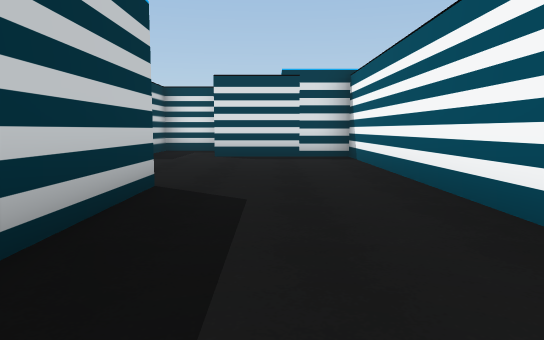
View 1 (above)

24 first-person views from a walk through a 3-D level made in the Unity game engine. The camera is 1.2 m above the floor, tilts 6° down and sees 70° across. The floor is counted in squares, 2 m on a side. Each view is taken from the middle of a square. On the plan, view 1 faces up. The plan holds only what a view shows up to about 11 squares ahead; the rest is blank. The place goes on beyond the plan. The player character is not drawn. Door leaves are left out, so doorways stand open.

View 2
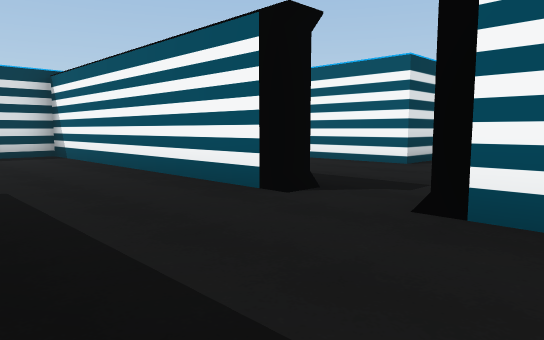

View 3
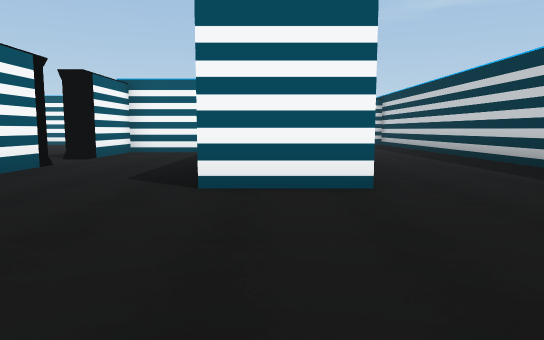

View 4
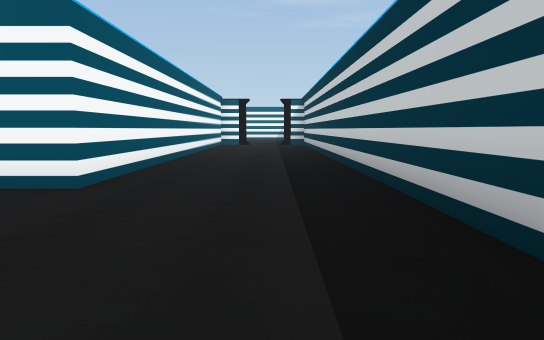

View 5
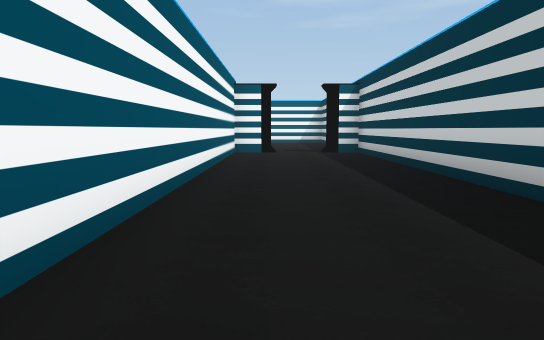

View 6
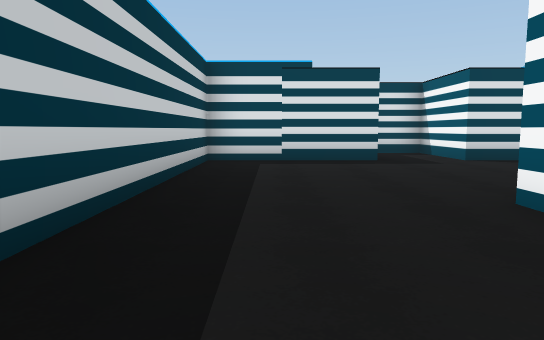

View 7
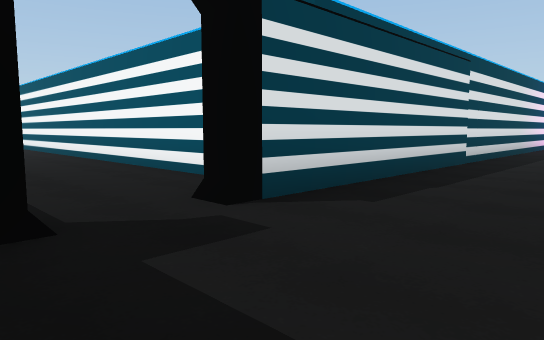

View 8
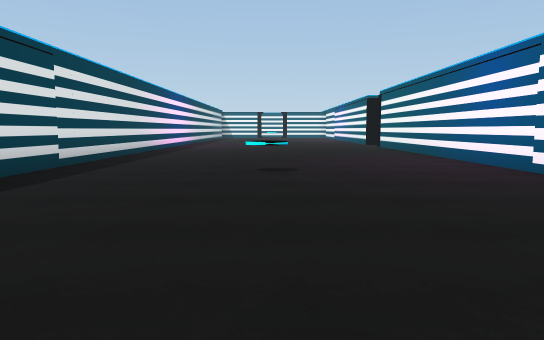

View 9
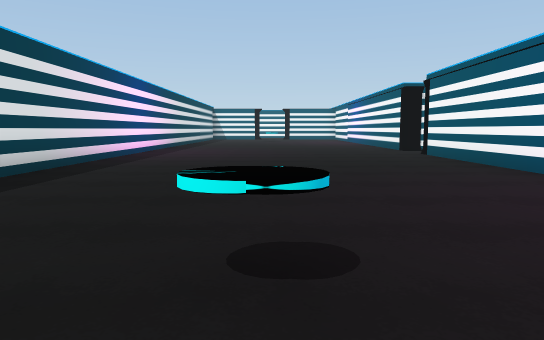

View 10
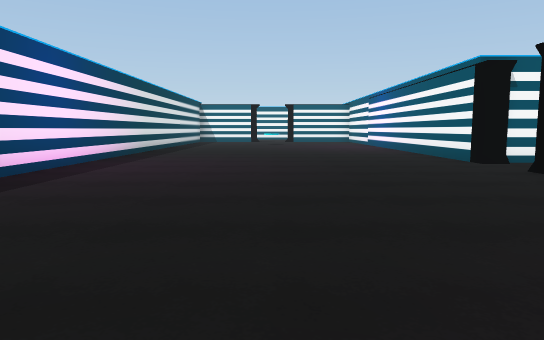

View 11
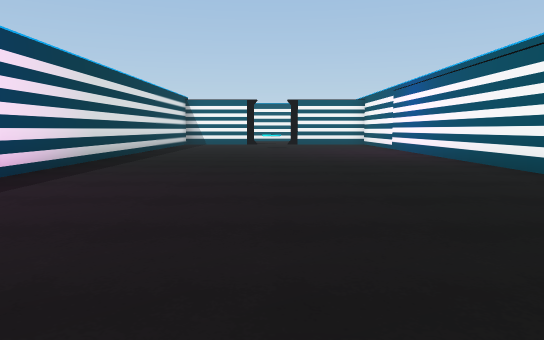

View 12
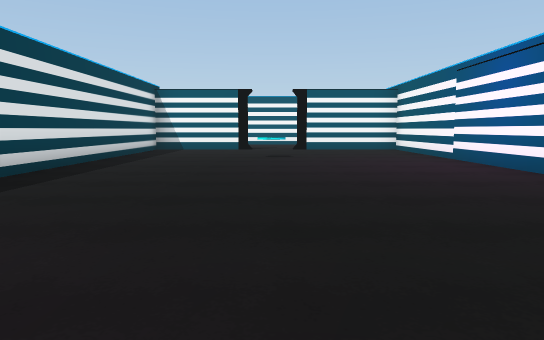

View 13
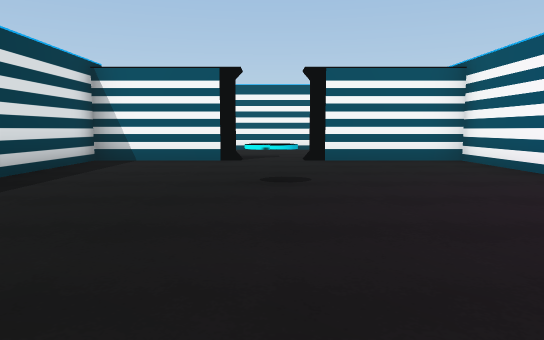

View 14
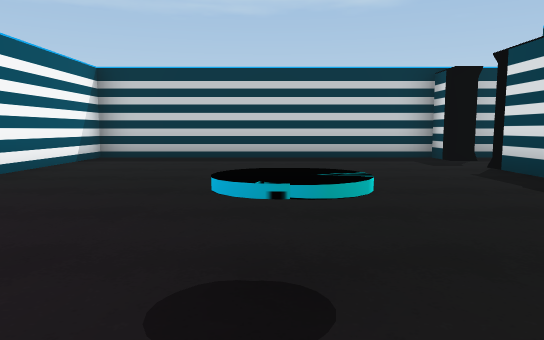

View 15
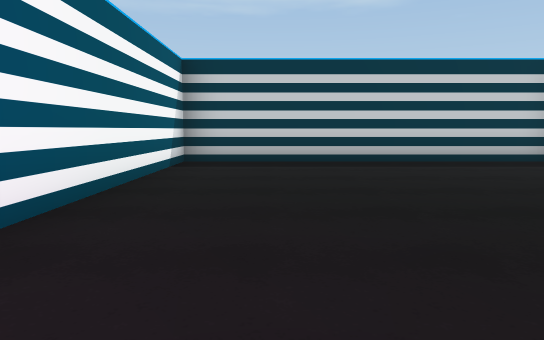

View 16
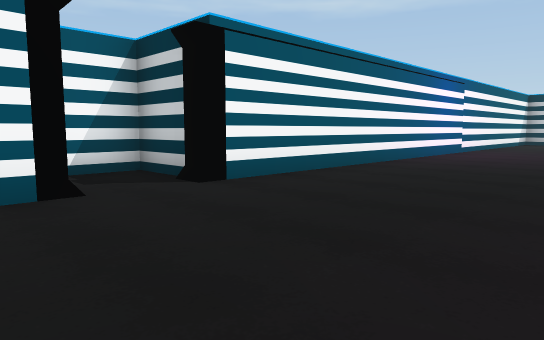

View 17
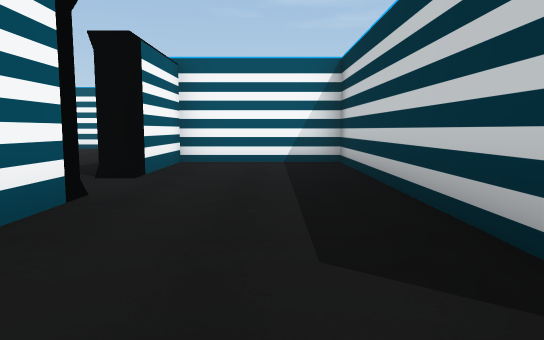

View 18
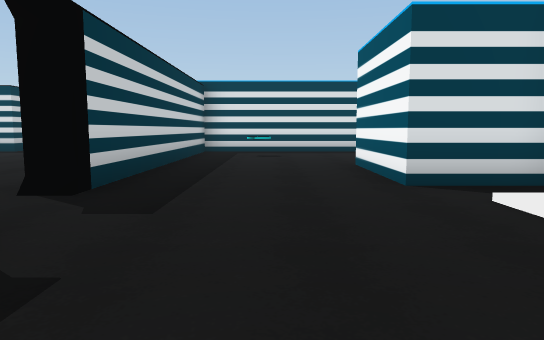

View 19
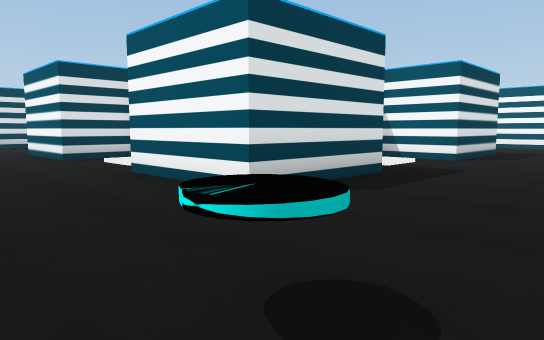

View 20
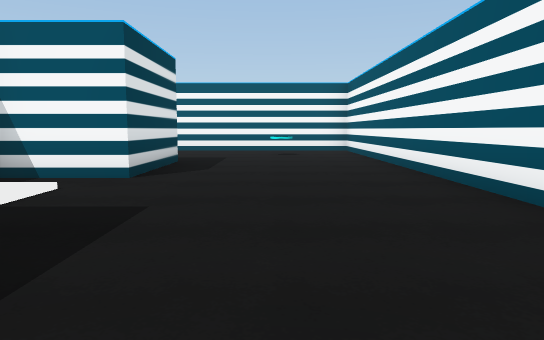

View 21
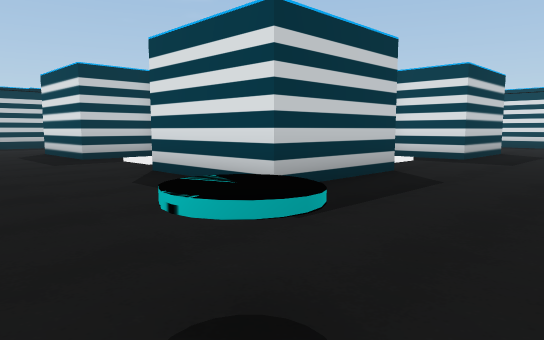

View 22
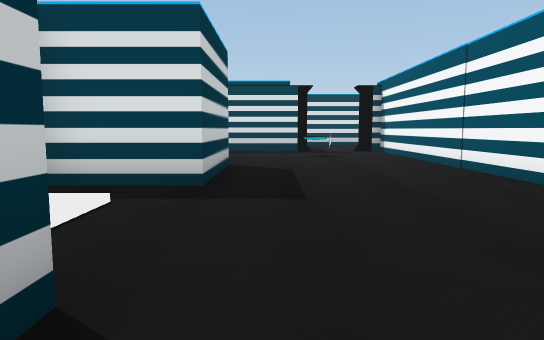

View 23
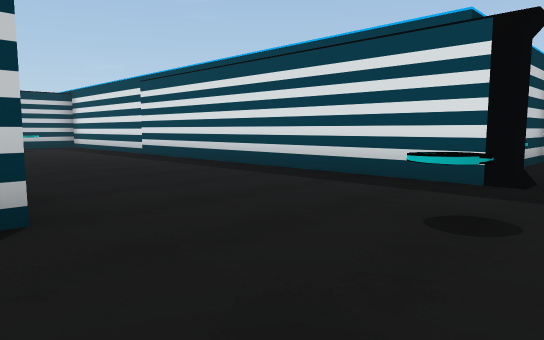

View 24
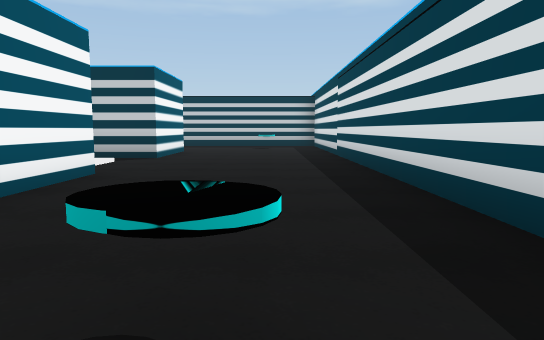

### Floor plan
Points are (right, up) in squares from view 1. A wall is a line through its corners. A room is listed if a view was taken in it or the views show most of it. See-through windows are left out.
Room 1 (views 1, 2, 3, 4, 5, 6, 17)
walls: (1.7, 1.5) (1.7, 8.5) (-1.2, 8.5) (-1.2, 10.8) (-3, 10.8) (-3, 8.5) (-6.2, 8.5) (-6.2, -7.1) (-5.5, -7.1); (-4, -7.1) (-3, -7.1) (-3, 4.1) (-1.2, 4.1) (-1.2, -2.1) (1.7, -2.1) (1.7, 0.1)
ways out: open door at (-4.5, -7) to room 2; open door at (2, 0.5) to room 3
Room 2 (views 7, 8, 9, 10, 11, 12, 13, 14, 15, 16)
walls: (9.9, -14.6) (21.4, -14.6) (21.4, -11.8) (22, -11.8); (-5.5, -7.6) (-6.2, -7.6) (-6.2, -14.6) (8.5, -14.6); (22, -10.3) (21.4, -10.3) (21.4, -7.6) (-4, -7.6)
ways out: open door at (-4.5, -7) to room 1; open door at (9.5, -15) to room 4; open door at (22, -11)
objects: other object (1, -11); other object (18, -11)
Room 3 (views 18, 19, 20, 21, 22, 23, 24)
walls: (7, 2.1) (5.4, 2.1) (5.4, 4.6) (7.9, 4.6) (7.9, 3.2); (10.8, 4.6) (12.6, 4.6); (13.3, 4.6) (13.3, 2.1) (11.5, 2.1); (7.9, -1.8) (7.9, -3.2) (5.4, -3.2) (5.4, -0.6); (13.3, -0.6) (13.3, -3.2) (10.8, -3.2) (10.8, -1.6); (16.9, 2.1) (16.9, 8.5); (15, 8.5) (2.2, 8.5) (2.2, 1.8); (8.9, -7.1) (16.9, -7.1) (16.9, -2.2)
ways out: open door at (2, 0.5) to room 1; open door at (15.5, 9)
objects: other object (4, -5); other object (4, 7); other object (15, -5); other object (15, 7)
Room 4 (no view inside)
walls: (9.9, -15.8) (9.9, -14.6); (8.3, -15.1) (8.3, -16.4) (9.4, -16.4)
ways out: open door at (9.5, -15) to room 2

Positions as (right, up) in squares from view 1, and headings:
1: (0, 0), facing up
2: (-1, -1), facing up-right
3: (-2, 8), facing down
4: (-5, 8), facing down
5: (-4, 3), facing down
6: (-5, 1), facing up
7: (-6, -10), facing up-right
8: (-5, -11), facing right
9: (-1, -11), facing right
10: (3, -11), facing right
11: (6, -11), facing right
12: (10, -11), facing right
13: (14, -11), facing right
14: (2, -11), facing left
15: (1, -13), facing left
16: (11, -11), facing down-left
17: (0, 5), facing down
18: (4, -2), facing up
19: (3, -6), facing up-right
20: (6, -5), facing right
21: (16, -6), facing up-left
22: (14, -2), facing up
23: (16, 4), facing up-left
24: (16, 7), facing left
